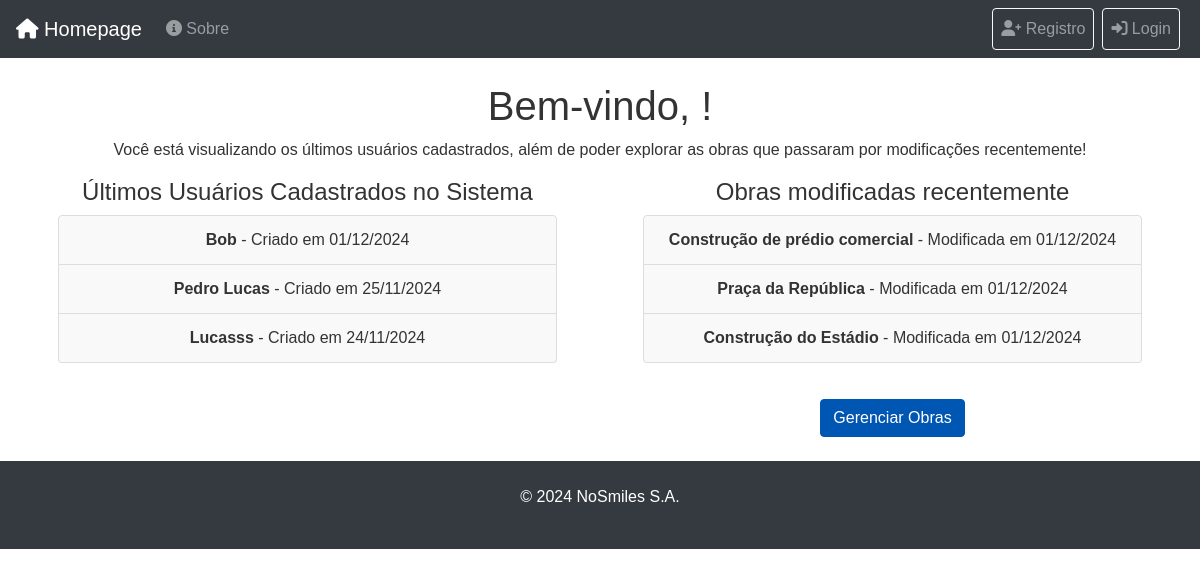
/resumo/, run on the app's committed database.
### obras/models.py (models this page shows, shortened)
class Obra(models.Model):
    nome = models.CharField(max_length=200)
    engenheiro_responsavel = models.ForeignKey(engineerModel, on_delete=models.CASCADE, related_name="obras")
    ativo = models.BooleanField(default=True)
    cep = models.CharField(max_length=9)
    logradouro = models.CharField(max_length=200)
    numero = models.CharField(max_length=50)
    bairro = models.CharField(max_length=100)
    municipio = models.CharField(max_length=100)
    estado = models.CharField(max_length=50)
    complemento = models.CharField(max_length=200, null=True, blank=True)
    observacoes = models.TextField(null=True, blank=True)
    data_criacao = models.DateTimeField(auto_now_add=True)
    data_modificacao = models.DateTimeField(auto_now=True)

### home/views.py (the view)
# urls.py: path('resumo/',views.resumo_view,name = 'home_resumo'),
def resumo_view(request):
    ultimos_usuarios = User.objects.order_by('-date_joined')[:3]
    ultimas_obras = Obra.objects.order_by('-data_modificacao')[:3]
    return render(request, 'home/resumo.html', {
        'ultimos_usuarios': ultimos_usuarios,
        'ultimas_obras': ultimas_obras,
    })

### home/templates/home/resumo.html (shortened to what this page needs)
{% extends 'base.html' %}
{% block content %}
<div class="container text-center">
    <h1>Bem-vindo, {{ user.username }}!</h1>
    <p>Você está visualizando os últimos usuários cadastrados, além de poder explorar as obras que passaram por modificações recentemente!</p>
    <div class="row">
        <div class="col-md-6">
            <h4>Últimos Usuários Cadastrados no Sistema</h4>
            <ul class="list-group">
                {% for usuario in ultimos_usuarios %}
                    <li class="list-group-item">
                        <strong>{{ usuario.username }}</strong> - Criado em {{ usuario.date_joined|date:"d/m/Y" }}
                    </li>
                {% endfor %}
            </ul>
        </div>
        <div class="col-md-6">
            <h4>Obras modificadas recentemente</h4>
            <ul class="list-group">
                {% for obra in ultimas_obras %}
                    <li class="list-group-item">
                        <strong>{{ obra.nome }}</strong> - Modificada em {{ obra.data_modificacao|date:"d/m/Y" }}
                    </li>
                {% endfor %}
            </ul>
            <a href="{% url 'obras:listar_obras' %}" class="btn btn-primary mt-3">Gerenciar Obras</a>
        </div>
    </div>
</div>
{% endblock %}

### static/css/style.css (style rules this page uses)
body { font-family: 'Arial', sans-serif; color: #333; }
.container { max-width: 1200px; }
.btn-primary { background-color: #007bff; border-color: #007bff; }
.list-group { max-width: 90%; margin: auto; margin-bottom: 20px; }
.list-group-item { background-color: #f9f9f9; border: 1px solid #ddd; }
.btn-primary { background-color: #0056b3; border-color: #0056b3; }

### data on the page
Obra: nome "Construção de prédio comercial", data_modificacao "01/12/2024"
Obra: nome "Praça da República", data_modificacao "01/12/2024"
Obra: nome "Construção do Estádio", data_modificacao "01/12/2024"

### other printed values
{{ usuario.username }} "Bob"
{{ usuario.date_joined|date:"d/m/Y" }} "01/12/2024"
{{ usuario.username }} "Pedro Lucas"
{{ usuario.date_joined|date:"d/m/Y" }} "25/11/2024"
{{ usuario.username }} "Lucasss"
{{ usuario.date_joined|date:"d/m/Y" }} "24/11/2024"
